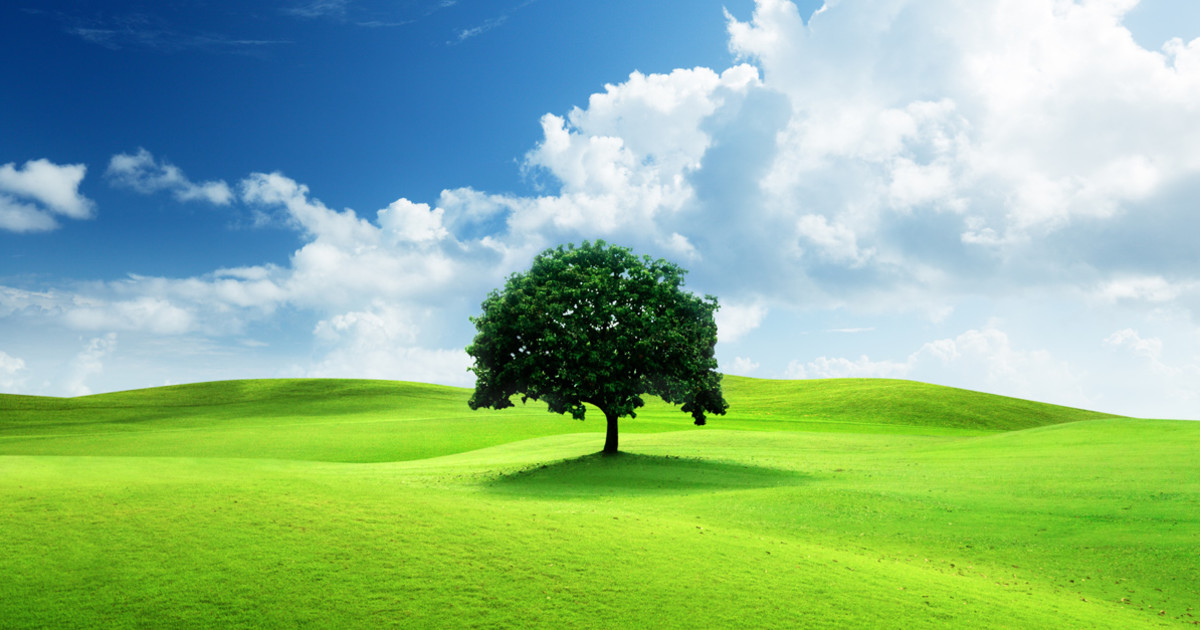
#> input picture nature.jpg, 1200 x 630 px, found by its file name
$ python 20.py
#> lines starting #> are read from the running program, lines starting #| are printed output that depends on the picture
import cv2
import numpy as np
import matplotlib.pyplot as plt
from scipy.ndimage import convolve

def add_salt_and_pepper_noise(image, salt_prob, pepper_prob):

    noisy_image = image.copy()
    total_pixels = image.size

    # Salt noise
    num_salt = np.ceil(salt_prob * total_pixels)
    salt_coords = [np.random.randint(0, i-1, int(num_salt)) for i in image.shape]
    noisy_image[salt_coords[0], salt_coords[1]] = 255

    # Pepper noise
    num_pepper = np.ceil(pepper_prob * total_pixels)
    pepper_coords = [np.random.randint(0, i-1, int(num_pepper)) for i in image.shape]
    noisy_image[pepper_coords[0], pepper_coords[1]] = 0

    return noisy_image

def add_gaussian_noise(image, mean=0, var=0.01):

    noisy_image = image.copy()
    sigma = var ** 0.5
    gaussian_noise = np.random.normal(mean, sigma, image.shape)
    noisy_image = np.clip(noisy_image + gaussian_noise, 0, 255)
    return noisy_image.astype(np.uint8)

def apply_convolution(image, mask):

    return convolve(image, mask, mode='reflect')

def display_results(original, noisy, filtered_3x3, filtered_5x5, title):

    plt.figure(figsize=(12, 8))

    plt.subplot(2, 3, 1)
    plt.imshow(original, cmap='gray')
    plt.title('Original Image')
    plt.axis('off')

    plt.subplot(2, 3, 2)
    plt.imshow(noisy, cmap='gray')
    plt.title(f'Noisy Image ({title})')
    plt.axis('off')

    plt.subplot(2, 3, 3)
    plt.imshow(filtered_3x3, cmap='gray')
    plt.title('Filtered (3x3)')
    plt.axis('off')

    plt.subplot(2, 3, 4)
    plt.imshow(filtered_5x5, cmap='gray')
    plt.title('Filtered (5x5)')
    plt.axis('off')

    plt.tight_layout()
    plt.show()

def main():
    # Load the grayscale image
    image_path = 'P:\\PCA2_10071023015\\nature.jpg'  # Change this to your image file path
    image = cv2.imread(image_path, cv2.IMREAD_GRAYSCALE)
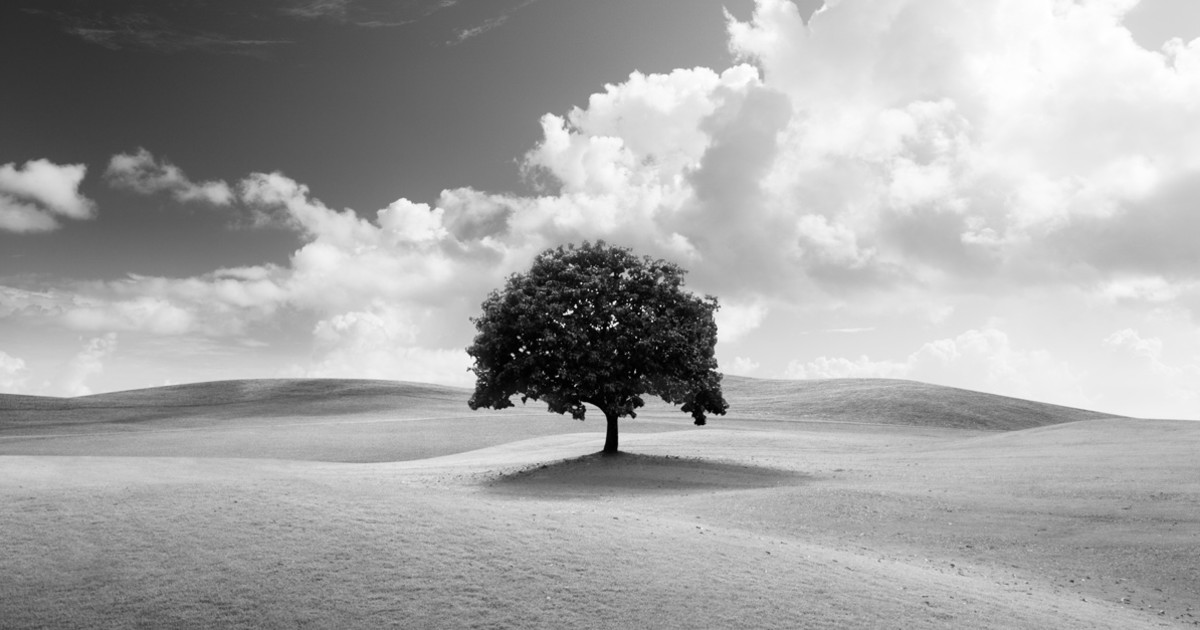
#> image: shape (630, 1200); min 0, max 255, mean 165.3

    if image is None:
        print(f"Error loading image from path: {image_path}")
        return

    # Add salt and pepper noise
    salt_pepper_noisy_image = add_salt_and_pepper_noise(image, salt_prob=0.01, pepper_prob=0.01)
#> in add_salt_and_pepper_noise, `noisy_image[pepper_coords[0], pepper_coords[1]] = 0`:
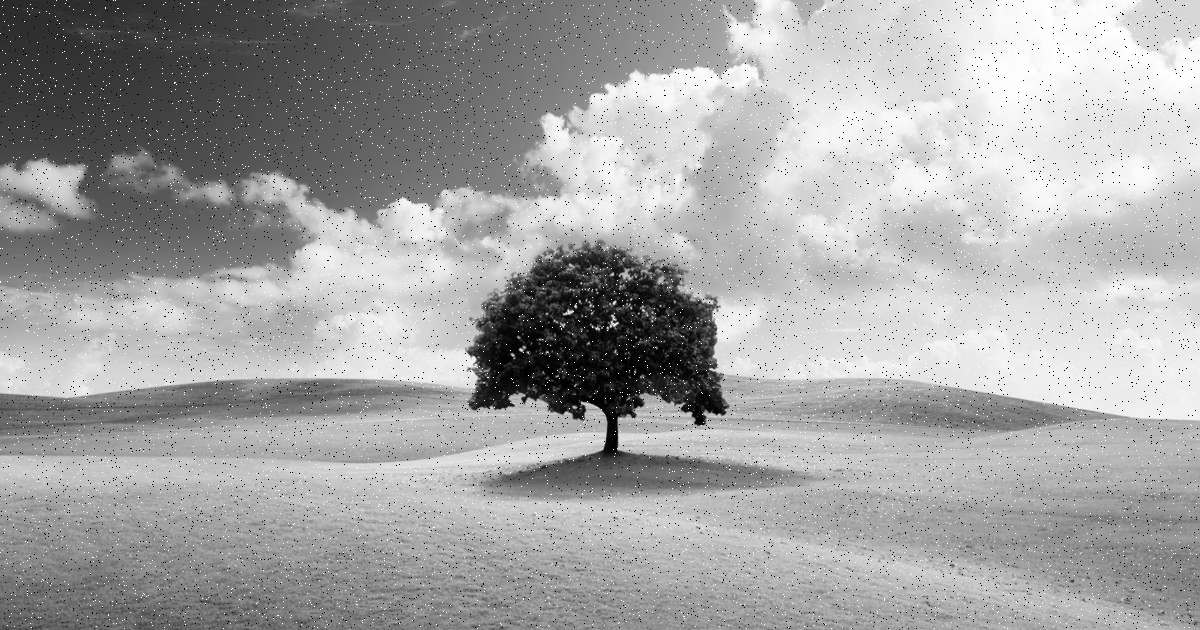
#> noisy_image: shape (630, 1200); min 0, max 255, mean 164.5

    # Add Gaussian noise
    gaussian_noisy_image = add_gaussian_noise(image, mean=0, var=0.01)

    # Define the 3x3 and 5x5 averaging masks
    mask_3x3 = np.ones((3, 3), dtype=np.float32) / 9.0
    mask_5x5 = np.ones((5, 5), dtype=np.float32) / 25.0

    # Apply convolution with the 3x3 and 5x5 masks
    filtered_3x3_salt_pepper = apply_convolution(salt_pepper_noisy_image, mask_3x3)
    filtered_5x5_salt_pepper = apply_convolution(salt_pepper_noisy_image, mask_5x5)

    filtered_3x3_gaussian = apply_convolution(gaussian_noisy_image, mask_3x3)
    filtered_5x5_gaussian = apply_convolution(gaussian_noisy_image, mask_5x5)

    # Display results for salt and pepper noise
    display_results(image, salt_pepper_noisy_image, filtered_3x3_salt_pepper, filtered_5x5_salt_pepper, 'Salt & Pepper Noise')
#> in display_results, `plt.show()`:
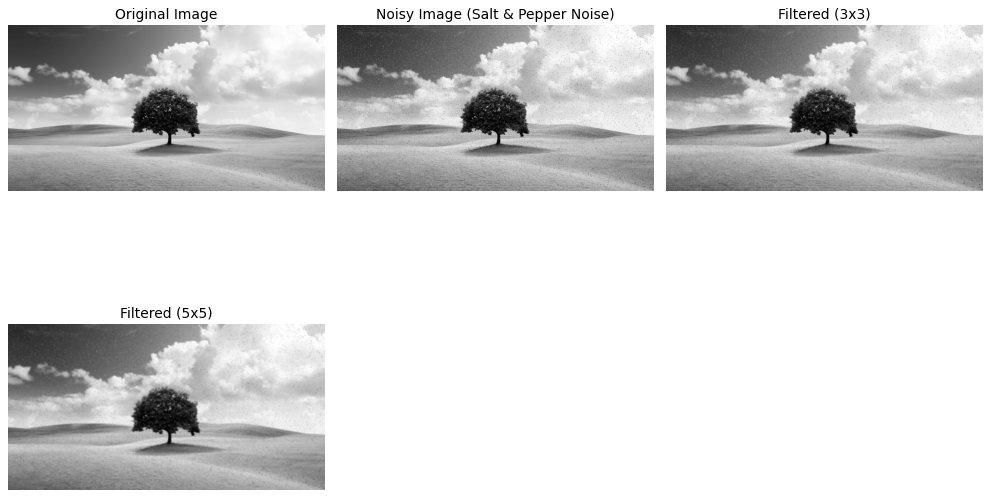
#> figure drawn by matplotlib, 4 panels

    # Display results for Gaussian noise
    display_results(image, gaussian_noisy_image, filtered_3x3_gaussian, filtered_5x5_gaussian, 'Gaussian Noise')

if __name__ == "__main__":
    main()

$ run again, with image.jpg copied over nature.jpg
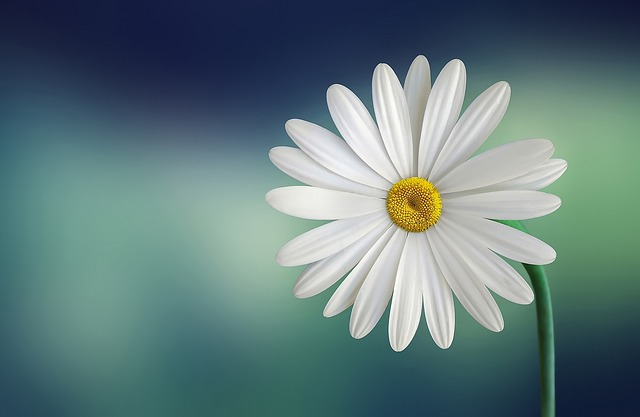
#> input picture image.jpg, 640 x 417 px, found by its file name
#> in add_salt_and_pepper_noise, `noisy_image[pepper_coords[0], pepper_coords[1]] = 0`:
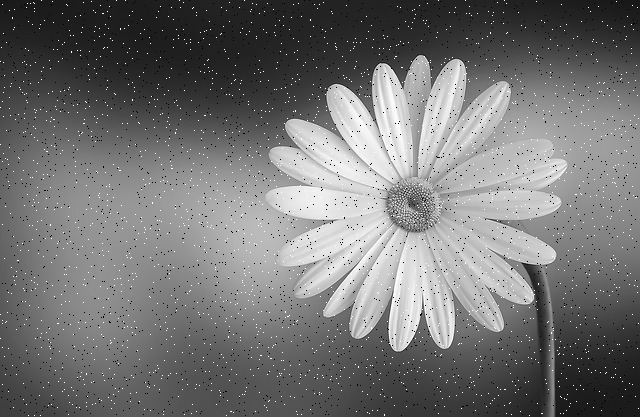
#> noisy_image: shape (417, 640); min 0, max 255, mean 115.3
#> in display_results, `plt.show()`:
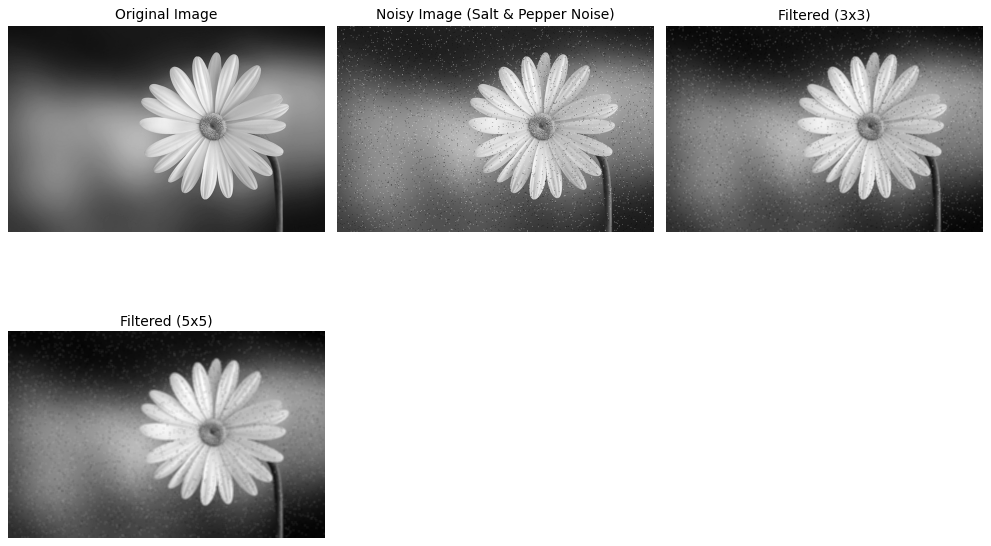
#> figure drawn by matplotlib, 4 panels
